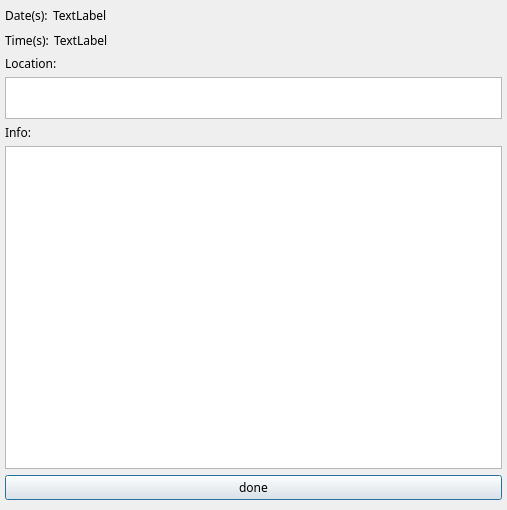
<?xml version="1.0" encoding="UTF-8"?>
<ui version="4.0">
 <class>Dialog</class>
 <widget class="QDialog" name="Dialog">
  <property name="windowModality">
   <enum>Qt::ApplicationModal</enum>
  </property>
  <property name="geometry">
   <rect>
    <x>0</x>
    <y>0</y>
    <width>507</width>
    <height>510</height>
   </rect>
  </property>
  <property name="font">
   <font>
    <family>Futura</family>
   </font>
  </property>
  <property name="windowTitle">
   <string>Event Info</string>
  </property>
  <property name="modal">
   <bool>false</bool>
  </property>
  <layout class="QGridLayout" name="gridLayout">
   <property name="leftMargin">
    <number>5</number>
   </property>
   <property name="topMargin">
    <number>5</number>
   </property>
   <property name="rightMargin">
    <number>5</number>
   </property>
   <property name="bottomMargin">
    <number>10</number>
   </property>
   <item row="0" column="0">
    <layout class="QVBoxLayout" name="verticalLayout">
     <property name="spacing">
      <number>5</number>
     </property>
     <item>
      <layout class="QHBoxLayout" name="horizontalLayout_2">
       <item>
        <widget class="QLabel" name="label_4">
         <property name="text">
          <string>Date(s):</string>
         </property>
        </widget>
       </item>
       <item>
        <widget class="QLabel" name="date">
         <property name="text">
          <string>TextLabel</string>
         </property>
        </widget>
       </item>
       <item>
        <spacer name="horizontalSpacer_2">
         <property name="orientation">
          <enum>Qt::Horizontal</enum>
         </property>
         <property name="sizeHint" stdset="0">
          <size>
           <width>40</width>
           <height>20</height>
          </size>
         </property>
        </spacer>
       </item>
      </layout>
     </item>
     <item>
      <layout class="QHBoxLayout" name="horizontalLayout">
       <item>
        <widget class="QLabel" name="label_3">
         <property name="text">
          <string>Time(s):</string>
         </property>
        </widget>
       </item>
       <item>
        <widget class="QLabel" name="time">
         <property name="text">
          <string>TextLabel</string>
         </property>
        </widget>
       </item>
       <item>
        <spacer name="horizontalSpacer">
         <property name="orientation">
          <enum>Qt::Horizontal</enum>
         </property>
         <property name="sizeHint" stdset="0">
          <size>
           <width>40</width>
           <height>20</height>
          </size>
         </property>
        </spacer>
       </item>
      </layout>
     </item>
     <item>
      <widget class="QLabel" name="label_2">
       <property name="text">
        <string>Location:</string>
       </property>
      </widget>
     </item>
     <item>
      <widget class="QTextBrowser" name="location">
       <property name="maximumSize">
        <size>
         <width>16777215</width>
         <height>42</height>
        </size>
       </property>
       <property name="font">
        <font>
         <family>Futura</family>
         <pointsize>9</pointsize>
        </font>
       </property>
      </widget>
     </item>
     <item>
      <widget class="QLabel" name="label">
       <property name="text">
        <string>Info:</string>
       </property>
      </widget>
     </item>
     <item>
      <widget class="QTextBrowser" name="info">
       <property name="lineWrapMode">
        <enum>QTextEdit::WidgetWidth</enum>
       </property>
       <property name="html">
        <string>&lt;!DOCTYPE HTML PUBLIC &quot;-//W3C//DTD HTML 4.0//EN&quot; &quot;http://www.w3.org/TR/REC-html40/strict.dtd&quot;&gt;
&lt;html&gt;&lt;head&gt;&lt;meta name=&quot;qrichtext&quot; content=&quot;1&quot; /&gt;&lt;meta charset=&quot;utf-8&quot; /&gt;&lt;style type=&quot;text/css&quot;&gt;
p, li { white-space: pre-wrap; }
hr { height: 1px; border-width: 0; }
li.unchecked::marker { content: &quot;\2610&quot;; }
li.checked::marker { content: &quot;\2612&quot;; }
&lt;/style&gt;&lt;/head&gt;&lt;body style=&quot; font-family:'Futura'; font-size:9pt; font-weight:400; font-style:normal;&quot;&gt;
&lt;p style=&quot;-qt-paragraph-type:empty; margin-top:0px; margin-bottom:0px; margin-left:0px; margin-right:0px; -qt-block-indent:0; text-indent:0px; font-family:'.AppleSystemUIFont'; font-size:13pt;&quot;&gt;&lt;br /&gt;&lt;/p&gt;&lt;/body&gt;&lt;/html&gt;</string>
       </property>
       <property name="searchPaths">
        <stringlist/>
       </property>
       <property name="openExternalLinks">
        <bool>true</bool>
       </property>
       <property name="openLinks">
        <bool>true</bool>
       </property>
      </widget>
     </item>
    </layout>
   </item>
   <item row="1" column="0">
    <widget class="QPushButton" name="pushButton">
     <property name="font">
      <font>
       <family>Futura</family>
       <pointsize>9</pointsize>
      </font>
     </property>
     <property name="toolTip">
      <string>enter</string>
     </property>
     <property name="statusTip">
      <string/>
     </property>
     <property name="whatsThis">
      <string/>
     </property>
     <property name="text">
      <string>done</string>
     </property>
     <property name="autoDefault">
      <bool>false</bool>
     </property>
     <property name="default">
      <bool>true</bool>
     </property>
    </widget>
   </item>
  </layout>
 </widget>
 <resources/>
 <connections>
  <connection>
   <sender>pushButton</sender>
   <signal>clicked()</signal>
   <receiver>Dialog</receiver>
   <slot>close()</slot>
   <hints>
    <hint type="sourcelabel">
     <x>253</x>
     <y>366</y>
    </hint>
    <hint type="destinationlabel">
     <x>253</x>
     <y>196</y>
    </hint>
   </hints>
  </connection>
 </connections>
</ui>
